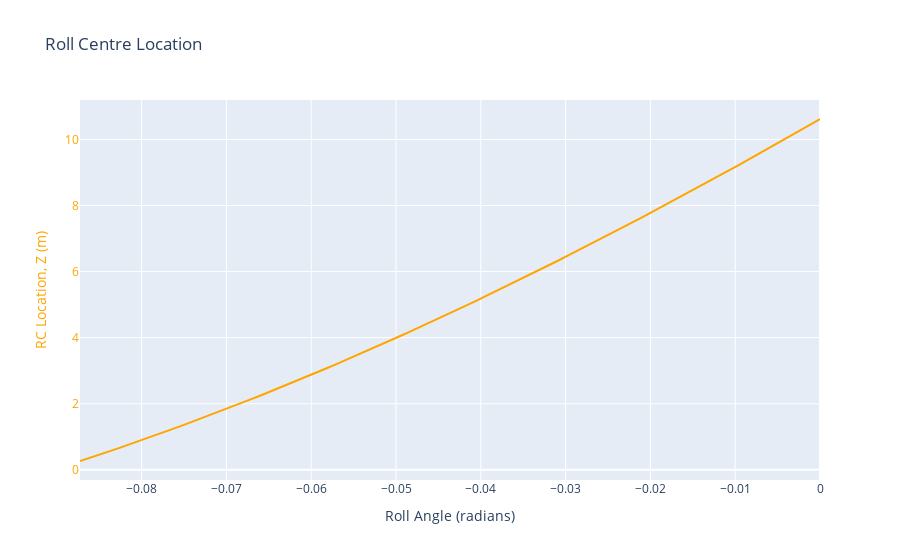

Notebook code cell kept with this figure:
### Code cell
# Plot RC vs roll

fig = go.Figure()

# Add the trace for "rc_z"
fig.add_trace(
    go.Scatter(
        x=results_df["roll_angle"],
        y=results_df["rc_z"],
        mode='lines',
        marker=dict(color='orange'),
        name='Roll Centre Location, Z'
    )
)

# Update layout to add a secondary y-axis
fig.update_layout(
    title='Roll Centre Location',
    xaxis=dict(title='Roll Angle (radians)'),
    yaxis=dict(
        title='RC Location, Z (m)',
        titlefont=dict(color='orange'),
        tickfont=dict(color='orange')
    ),
    legend=dict(x=0.5, y=-0.2, orientation='h')  # Adjust legend position if needed
)

# Show the figure
fig.show()
